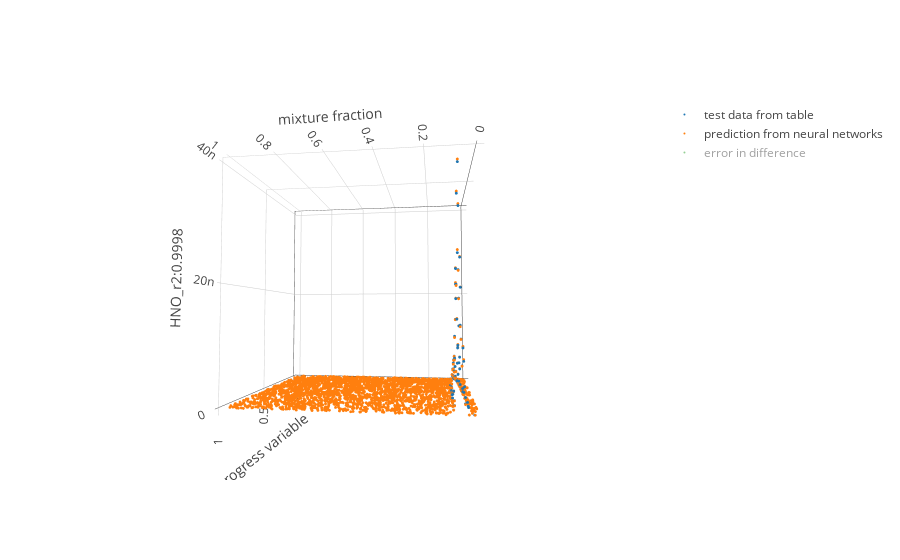

Notebook code cell kept with this figure:
### Code cell
#@title Default title text
# species = np.random.choice(labels)
species = 'HNO' #@param {type:"string"}
z_level =  0 #@param {type:"integer"}

# configure_plotly_browser_state()
# init_notebook_mode(connected=False)

from sklearn.metrics import r2_score


df_t=df_test[df_test['zeta']==zeta_level[z_level]].sample(frac=1)
# df_p=df_pred.loc[df_pred['zeta']==zeta_level[1]].sample(frac=0.1)
df_p=df_pred.loc[df_t.index]
# error=(df_p[species]-df_t[species])
error=(df_p[species]-df_t[species])/(df_p[species]+df_t[species])
r2=round(r2_score(df_p[species],df_t[species]),4)

print(species,'r2:',r2,'max:',df_t[species].max())

fig_db = {
    'data': [       
        {'name':'test data from table',
         'x': df_t['f'],
         'y': df_t['pv'],
         'z': df_t[species],
         'type':'scatter3d', 
        'mode': 'markers',
          'marker':{
              'size':1
          }
        },
        {'name':'prediction from neural networks',
         'x': df_p['f'],
         'y': df_p['pv'],
         'z': df_p[species],
         'type':'scatter3d', 
        'mode': 'markers',
          'marker':{
              'size':1
          },
        },
        {'name':'error in difference',
         'x': df_p['f'],
         'y': df_p['pv'],
         'z': error,
         'type':'scatter3d', 
         'mode': 'markers',
          'marker':{
              'size':1
          },
         }       
    ],
    'layout': {
        'scene':{
            'xaxis': {'title':'mixture fraction'},
            'yaxis': {'title':'progress variable'},
            'zaxis': {'title': species+'_r2:'+str(r2)}
                 }
    }
}
# iplot(fig_db, filename='multiple-scatter')
iplot(fig_db)

### Figure 1 — Plotly figure (JSON) as saved in the notebook; plotly's stock layout.template omitted (floating-point values rounded to 4 significant figures; data arrays with more than 128 entries replaced by an {"elided": "..."} marker saying what was removed)
{"data": [{"marker": {"size": 1}, "mode": "markers", "name": "test data from table", "type": "scatter3d", "uid": "9b5f0ffc-9e46-4f47-8273-2dbe0df992aa", "x": {"elided": "2536 float values"}, "y": {"elided": "2536 float values"}, "z": {"elided": "2536 float values"}}, {"marker": {"size": 1}, "mode": "markers", "name": "prediction from neural networks", "type": "scatter3d", "uid": "f9c8e3b0-e717-454c-ae15-7b5ef48352c8", "x": {"elided": "2536 float values"}, "y": {"elided": "2536 float values"}, "z": {"elided": "2536 float values"}}, {"marker": {"size": 1}, "mode": "markers", "name": "error in difference", "type": "scatter3d", "uid": "949c533e-5819-45b0-8629-aec4978cbbf8", "visible": "legendonly", "x": {"elided": "2536 float values"}, "y": {"elided": "2536 float values"}, "z": {"elided": "2536 float values"}}], "layout": {"autosize": true, "scene": {"aspectmode": "auto", "aspectratio": {"x": 1, "y": 1, "z": 1}, "camera": {"center": {"x": 0, "y": 0, "z": 0}, "eye": {"x": -0.3172, "y": 2.138, "z": -0.121}, "up": {"x": 0, "y": 0, "z": 1}}, "xaxis": {"title": {"text": "mixture fraction"}, "type": "linear"}, "yaxis": {"title": {"text": "progress variable"}, "type": "linear"}, "zaxis": {"title": {"text": "HNO_r2:0.9998"}, "type": "linear"}}}}
